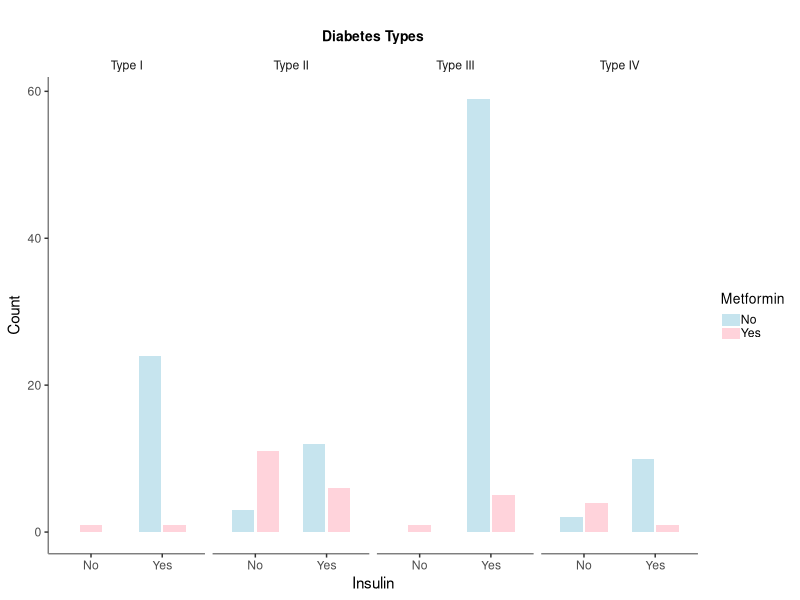
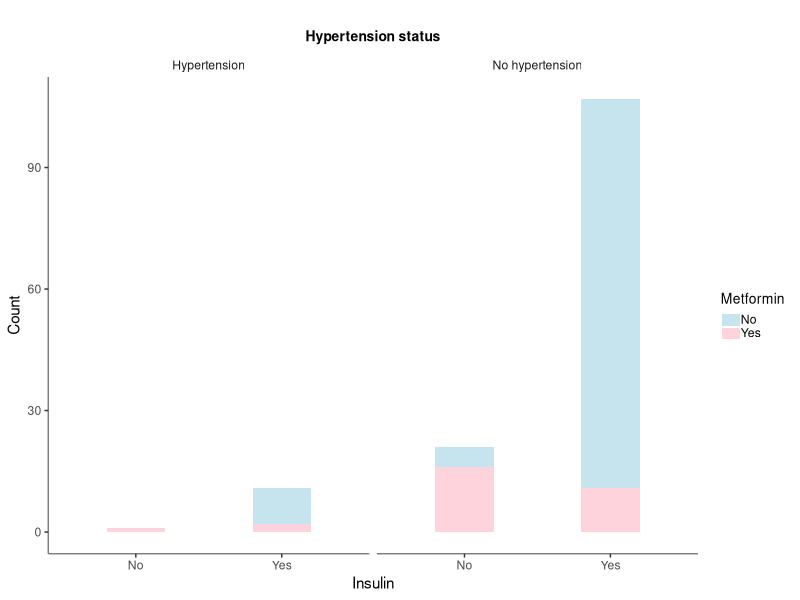
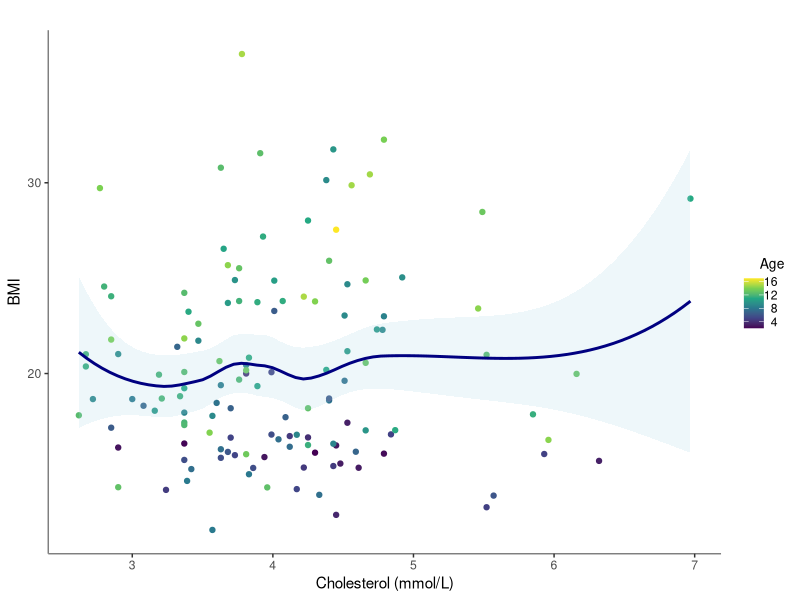

R code for these plots, in order:
## ---- chunk 1
#| message: FALSE
#| warnings: FALSE

library(tidyverse)
library(dplyr)
library(readr)

mexico_dm <- readr::read_csv(here::here("data-raw/Database_Mexican_children_with_different_types_of_DM.csv"))

## ---- chunk 2
## Data wranging

mexico_dm_exercise <- mexico_dm %>%
  rename(age = "2_Age_at_onset_DM") %>%
  rename(DM_type = "11_Type_of_DM") %>%
  rename(metformin = "4_Metformin_use") %>%
  rename(insulin = "5_Insulin_use") %>%
  rename(hypertension = "7_Hypertension") %>%
  rename(bmi = "9_BMI") %>%
  rename(cholesterol = "13_Cholesterol")

## ---- chunk 3
#| label: fig-diabetes-insulin1
#| fig-cap: "Insulin and Metformine use according to types of diabetes mellitus and hypertension status"
#| fig-subcap:
#|  - "Barplot with distribution of Insulin and Metformin users among DM patients, stratified by types of diabetes"
#|  - "Stacked barplot with distribution of Insulin and Metformin users among DM patients, stratified by hypertension status"
#| layout-ncol: 1


barplot_1 <- mexico_dm_exercise %>%
  mutate(insulin = ifelse(insulin == 1, "Yes", "No")) %>%
  mutate(metformin = ifelse(metformin == 1, "Yes", "No")) %>%
  mutate(hypertension = ifelse(hypertension == 1, "Hypertension", "No hypertension")) %>%
  filter(!is.na(insulin), !is.na(metformin)) %>%
  ggplot(aes(x = insulin, fill = metformin)) +
  geom_bar(position = position_dodge2(preserve = "single"), width = 0.7) +
  facet_grid(
    cols = vars(DM_type),
    labeller = labeller(DM_type = c("1" = "Type I", "2" = "Type II", "3" = "Type III", "4" = "Type IV"))
  )

barplot_1 +
  labs(
    title = "",
    subtitle = "Diabetes Types",
    x = "Insulin",
    y = "Count",
    fill = "Metformin"
  ) +
  scale_fill_manual(values = alpha(c("lightblue", "pink"), .7)) +
  theme(
    panel.background = element_rect(fill = NA),
    strip.background = element_rect(colour = "white", fill = "white"),
    axis.line = element_line(color = "gray50"),
    plot.title = element_text(hjust = 0, size = 10, face = "bold"),
    plot.subtitle = element_text(hjust = 0.5, size = 10, face = "bold"),
    legend.title = element_text(size = 10),
    legend.text = element_text(margin = margin(b = 1)),
    legend.key.height = unit(0.5, "lines"),
    legend.key.width = unit(1, "lines"),
    legend.key = element_rect(fill = "transparent", color = "transparent"),
    legend.spacing.y = unit(0.5, "lines")
  )

###

barplot_1_stacked <- mexico_dm_exercise %>%
  mutate(insulin = ifelse(insulin == 1, "Yes", "No")) %>%
  mutate(metformin = ifelse(metformin == 1, "Yes", "No")) %>%
  mutate(hypertension = ifelse(hypertension == 1, "Hypertension", "No hypertension")) %>%
  filter(!is.na(insulin), !is.na(metformin)) %>%
  ggplot(aes(x = insulin, fill = metformin)) +
  geom_bar(stat = "count", position = "stack", width = 0.4) +
  facet_grid(cols = vars(hypertension)) +
  labs(
    title = "",
    subtitle = "Hypertension status",
    x = "Insulin",
    y = "Count",
    fill = "Metformin"
  ) +
  scale_fill_manual(values = alpha(c("lightblue", "pink"), .7)) +
  theme(
    panel.background = element_rect(fill = NA),
    strip.background = element_rect(colour = "white", fill = "white"),
    axis.line = element_line(color = "gray50"),
    plot.title = element_text(hjust = 0, size = 10, face = "bold"),
    plot.subtitle = element_text(hjust = 0.5, size = 10, face = "bold"),
    legend.title = element_text(size = 10),
    legend.text = element_text(margin = margin(b = 1)),
    legend.key.height = unit(0.5, "lines"),
    legend.key.width = unit(1, "lines"),
    legend.key = element_rect(fill = "transparent", color = "transparent"),
    legend.spacing.y = unit(0.5, "lines")
  )

print(barplot_1_stacked)
## ---- chunk 4
#| fig-cap: "Scatterplot for BMI and cholesterol distribution by age"
#| label: fig-cholesterol-bmi-age
#| message: FALSE

# Scatterplot 1
scatterplot_1 <- mexico_dm_exercise %>%
  filter(!is.na(cholesterol), !is.na(bmi), !is.na(age)) %>%
  ggplot(aes(
    x = cholesterol,
    y = bmi,
    colour = age
  )) +
  geom_point(na.rm = TRUE) +
  geom_smooth(aes(group = 1), colour = "navy", fill = "lightblue", alpha = 0.2)

# label title and exes
scatterplot_1 +
  labs(
    title = "",
    x = "Cholesterol (mmol/L)",
    y = "BMI"
  ) +
  scale_color_viridis_c(name = "Age") +
  theme(
    panel.background = element_rect(fill = NA),
    strip.background = element_rect(colour = "white", fill = "white"),
    axis.line = element_line(color = "gray50"),
    plot.title = element_text(hjust = 0, size = 10, face = "bold"),
    plot.subtitle = element_text(hjust = 0.5, size = 10, face = "bold"),
    legend.title = element_text(size = 10, hjust = 1),
    legend.text = element_text(margin = margin(b = 0, r = 5)),
    legend.key.height = unit(0.5, "lines"),
    legend.key.width = unit(1, "lines"),
    legend.key = element_rect(fill = "transparent", color = "transparent"),
    legend.spacing.y = unit(0.5, "lines"),
    legend.text.align = 1
  )
